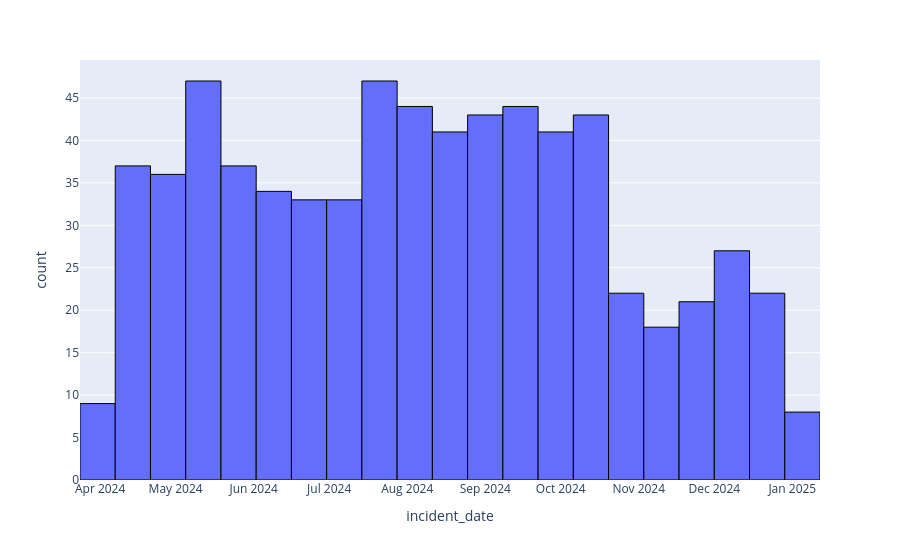

Notebook source saved alongside this figure:
### Code cell
fig = px.histogram(df, x="incident_date")
fig.update_traces(marker_line_color="black", marker_line_width=1)
fig.show()

### Figure 1 — Plotly figure (JSON) as saved in the notebook; plotly's stock layout.template omitted (floating-point values rounded to 4 significant figures; data arrays with more than 128 entries replaced by an {"elided": "..."} marker saying what was removed)
{"data": [{"bingroup": "x", "hovertemplate": "incident_date=%{x}<br>count=%{y}<extra></extra>", "legendgroup": "", "marker": {"color": "#636efa", "line": {"color": "black", "width": 1}, "pattern": {"shape": ""}}, "name": "", "orientation": "v", "showlegend": false, "type": "histogram", "x": {"elided": "687 str values"}, "xaxis": "x", "yaxis": "y"}], "layout": {"barmode": "relative", "legend": {"tracegroupgap": 0}, "margin": {"t": 60}, "xaxis": {"anchor": "y", "domain": [0, 1], "title": {"text": "incident_date"}}, "yaxis": {"anchor": "x", "domain": [0, 1], "title": {"text": "count"}}}}
